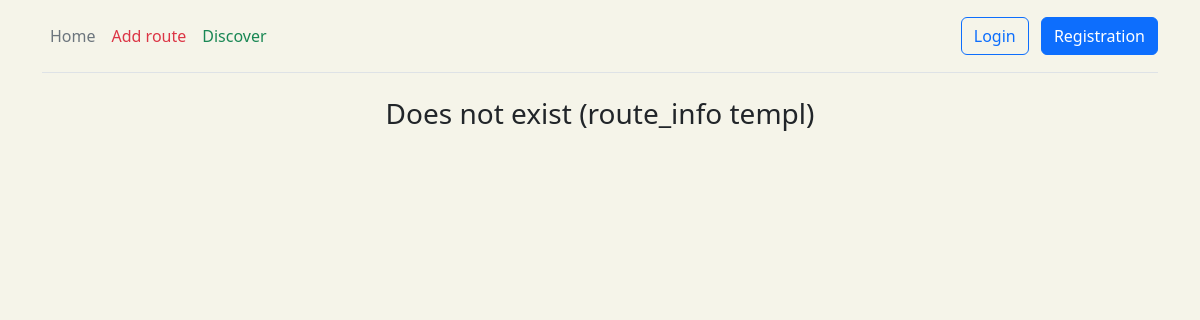
Page /route/60 on the earlier database version.
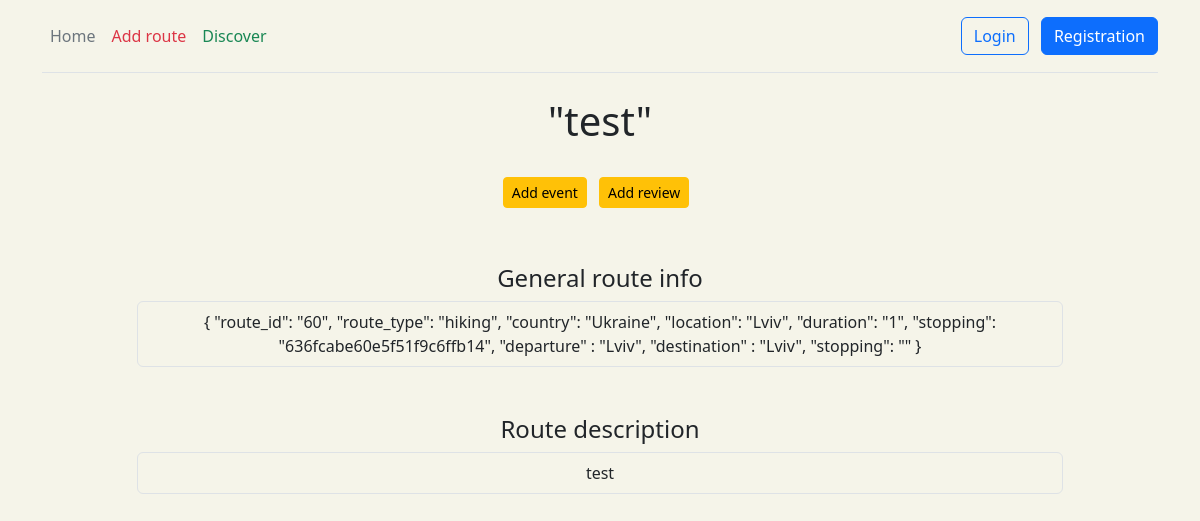
Same page on the later database version.
### route/models.py (models this page shows, shortened)
class Route(models.Model):
    class RouteType(models.TextChoices):
        bicycle_route = 'cycling', gettext_lazy('cycling')
        hiking_route = 'hiking', gettext_lazy('hiking')
    route_name = models.CharField(max_length=255, null=True)
    route_type = models.CharField(max_length=50,
                                  choices=RouteType.choices,
                                  default=RouteType.hiking_route)
    departure = models.IntegerField()
    stopping = models.CharField(max_length=50, null=True)
    destination = models.IntegerField()
    country = models.CharField(max_length=50)
    location = models.CharField(max_length=50)
    description = models.TextField()
    duration = models.IntegerField()
    class Meta:
        verbose_name = 'Route'
        verbose_name_plural = 'Routes'

### route/views.py (the view)
# urls.py: path('<int:route_id>', views.route_info, name='route_info'),
def route_info(request, route_id):
    cursor = connection.cursor()
    raw_query_route = f"""SELECT route_route.route_name,
                            route_route.route_type,
                            route_route.country,
                            route_route.location,
                            route_route.description,
                            route_route.duration,
                            start.name                     AS departure,
                            route_route.stopping,
                            finish.name                    AS destination
                            FROM route_route
                                     JOIN route_place AS start
                                          ON start.id = route_route.departure
                                     JOIN route_place AS finish
                                          ON finish.id = route_route.destination
                            WHERE route_route.id = '{route_id}';"""
    events = models.Event.objects.filter(route_id=route_id, start_date__gte=datetime.date.today()).all()
    reviews = models.Review.objects.filter(route_id_id=route_id).all()
    cursor.execute(raw_query_route)
    row = cursor.fetchall()
    result = [{'route_name': itm[0], 'route_type': itm[1], 'country': itm[2], 'location': itm[3],
               'description': itm[4], 'duration': itm[5], 'departure': itm[6], 'stopping': itm[7],
               'destination': itm[8], 'route_id': route_id} for itm in row]
    if result:
        with MongoDBConnection(os.environ['MONGO_PASSWORD'], os.environ['MONGO_USERNAME'], os.environ['MONGO_HOST'],
                               os.environ['MONGO_PORT']) as db:
            collection = db['stopping']
            stopping = collection.find_one({'_id': ObjectId(result[0]['stopping'])})
    else:
        stopping = None
    return render(request, 'route/route_info.html',
                  {'result': result, 'stopping': stopping, 'event': events, 'review': reviews})

### utils/mongo_utils.py (called while the page is built)
    def __enter__(self):
        CONNECTION_STRING = f"mongodb://{self.username}:{self.password}@{self.hostname}:{self.port}"
        self.client = MongoClient(CONNECTION_STRING)
        self.db = self.client['test']
        return self.db

    def __exit__(self, exc_type, exc_val, exc_tb):
        self.client.close()

### templates/route/route_info.html (shortened to what this page needs)
{% extends 'main/layout.html' %}
{% block content %}
    <div class="container text-center">
        <div class="row">
            {% if result %}
                {% for itm in result %}
                    <div class="text-center col-md-10 mx-auto">
                        <h1 class="mb-4">"{{ itm.route_name }}"</h1>
                        <div class="mb-5 p-2">
                            <a href="{% url 'route:add_event' itm.route_id %}"
                               class="btn btn-sm btn-warning flex-shrink-0 me-2">Add event</a>
                            <a href="{% url 'route:add_review' itm.route_id %}"
                               class="btn btn-sm btn-warning flex-shrink-0 me-2">Add review</a>
                        </div>
                        <h4>General route info</h4>
                        <div class="mb-5 p-2 border rounded">
                            {
                            "route_id": "{{ itm.route_id }}",
                            "route_type": "{{ itm.route_type }}",
                            "country": "{{ itm.country }}",
                            "location": "{{ itm.location }}",
                            "duration": "{{ itm.duration }}",
                            "stopping": "{{ itm.stopping }}",
                            "departure" : "{{ itm.departure }}",
                            "destination" : "{{ itm.destination }}",
                            "stopping": "{{ stopping }}"
                            }
                        </div>
                        <h4>Route description</h4>
                        <div class="mb-5 p-2 border rounded">
                            {{ itm.description }}
                        </div>
                    </div>
                {% endfor %}
            {% else %}
                <h3 class="text-center">Does not exist (route_info templ)</h3>
            {% endif %}
        </div>
    </div>
{% endblock %}

Differences in the rows shown:
added Route: route_name "test", route_id "60", route_type "hiking", country "Ukraine", location "Lviv", duration "1", stopping "636fcabe60e5f51f9c6ffb14", departure "Lviv", destination "Lviv", description "test"
Other differences:
text no longer shown: "Does not exist (route_info templ)"
